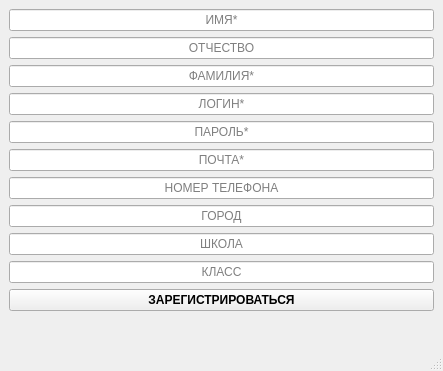
<?xml version="1.0" encoding="UTF-8"?>
<ui version="4.0">
 <class>MainWindow</class>
 <widget class="QMainWindow" name="MainWindow">
  <property name="geometry">
   <rect>
    <x>0</x>
    <y>0</y>
    <width>443</width>
    <height>371</height>
   </rect>
  </property>
  <property name="windowTitle">
   <string>MainWindow</string>
  </property>
  <widget class="QWidget" name="centralwidget">
   <layout class="QVBoxLayout" name="verticalLayout_2">
    <item>
     <layout class="QVBoxLayout" name="verticalLayout_4">
      <item>
       <widget class="QLineEdit" name="name">
        <property name="text">
         <string/>
        </property>
        <property name="alignment">
         <set>Qt::AlignCenter</set>
        </property>
        <property name="placeholderText">
         <string>ИМЯ*</string>
        </property>
       </widget>
      </item>
      <item>
       <widget class="QLineEdit" name="second_name">
        <property name="text">
         <string/>
        </property>
        <property name="alignment">
         <set>Qt::AlignCenter</set>
        </property>
        <property name="placeholderText">
         <string>ОТЧЕСТВО</string>
        </property>
       </widget>
      </item>
      <item>
       <widget class="QLineEdit" name="surname">
        <property name="text">
         <string/>
        </property>
        <property name="alignment">
         <set>Qt::AlignCenter</set>
        </property>
        <property name="placeholderText">
         <string>ФАМИЛИЯ*</string>
        </property>
       </widget>
      </item>
      <item>
       <widget class="QLineEdit" name="login">
        <property name="text">
         <string/>
        </property>
        <property name="alignment">
         <set>Qt::AlignCenter</set>
        </property>
        <property name="placeholderText">
         <string>ЛОГИН*</string>
        </property>
       </widget>
      </item>
      <item>
       <widget class="QLineEdit" name="password">
        <property name="text">
         <string/>
        </property>
        <property name="alignment">
         <set>Qt::AlignCenter</set>
        </property>
        <property name="placeholderText">
         <string>ПАРОЛЬ*</string>
        </property>
       </widget>
      </item>
      <item>
       <widget class="QLineEdit" name="email">
        <property name="text">
         <string/>
        </property>
        <property name="alignment">
         <set>Qt::AlignCenter</set>
        </property>
        <property name="placeholderText">
         <string>ПОЧТА*</string>
        </property>
       </widget>
      </item>
      <item>
       <widget class="QLineEdit" name="phone_number">
        <property name="text">
         <string/>
        </property>
        <property name="alignment">
         <set>Qt::AlignCenter</set>
        </property>
        <property name="placeholderText">
         <string>НОМЕР ТЕЛЕФОНА</string>
        </property>
       </widget>
      </item>
      <item>
       <widget class="QLineEdit" name="city">
        <property name="text">
         <string/>
        </property>
        <property name="alignment">
         <set>Qt::AlignCenter</set>
        </property>
        <property name="placeholderText">
         <string>ГОРОД</string>
        </property>
       </widget>
      </item>
      <item>
       <widget class="QLineEdit" name="school">
        <property name="text">
         <string/>
        </property>
        <property name="alignment">
         <set>Qt::AlignCenter</set>
        </property>
        <property name="placeholderText">
         <string>ШКОЛА</string>
        </property>
       </widget>
      </item>
      <item>
       <widget class="QLineEdit" name="form">
        <property name="text">
         <string/>
        </property>
        <property name="alignment">
         <set>Qt::AlignCenter</set>
        </property>
        <property name="placeholderText">
         <string>КЛАСС</string>
        </property>
       </widget>
      </item>
     </layout>
    </item>
    <item>
     <layout class="QVBoxLayout" name="verticalLayout">
      <item>
       <layout class="QHBoxLayout" name="horizontalLayout_2">
        <item>
         <widget class="QPushButton" name="registrate">
          <property name="font">
           <font>
            <weight>75</weight>
            <bold>true</bold>
           </font>
          </property>
          <property name="text">
           <string>ЗАРЕГИСТРИРОВАТЬСЯ</string>
          </property>
         </widget>
        </item>
       </layout>
      </item>
     </layout>
    </item>
    <item>
     <widget class="QLabel" name="label">
      <property name="text">
       <string/>
      </property>
      <property name="alignment">
       <set>Qt::AlignCenter</set>
      </property>
     </widget>
    </item>
   </layout>
  </widget>
  <widget class="QMenuBar" name="menubar">
   <property name="geometry">
    <rect>
     <x>0</x>
     <y>0</y>
     <width>443</width>
     <height>21</height>
    </rect>
   </property>
  </widget>
  <widget class="QStatusBar" name="statusbar"/>
 </widget>
 <resources/>
 <connections/>
</ui>
